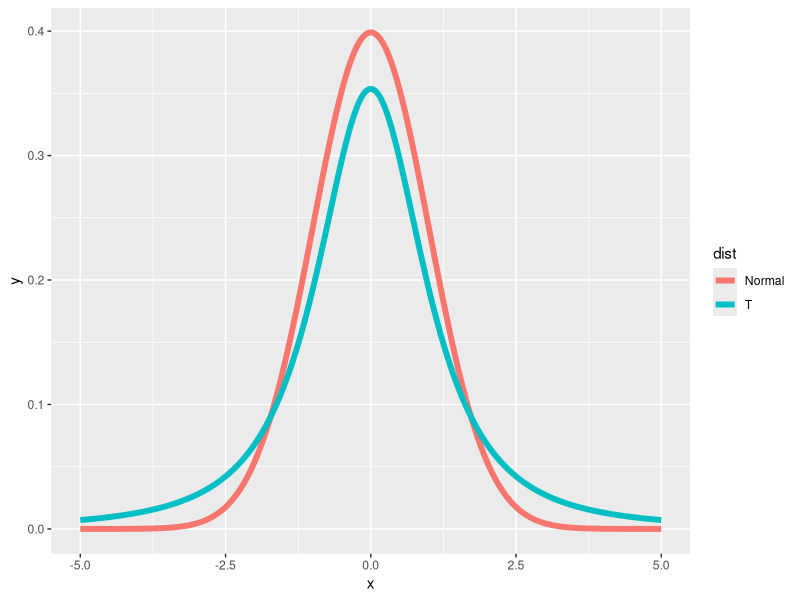
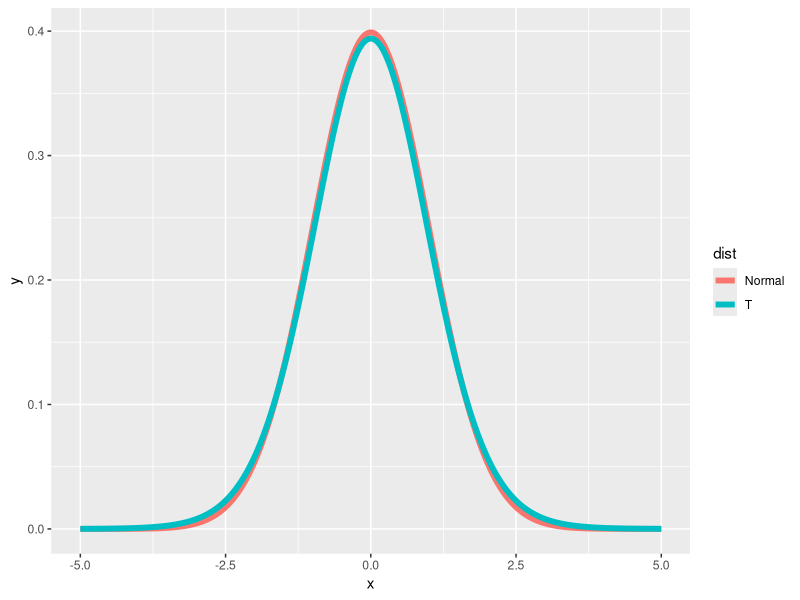
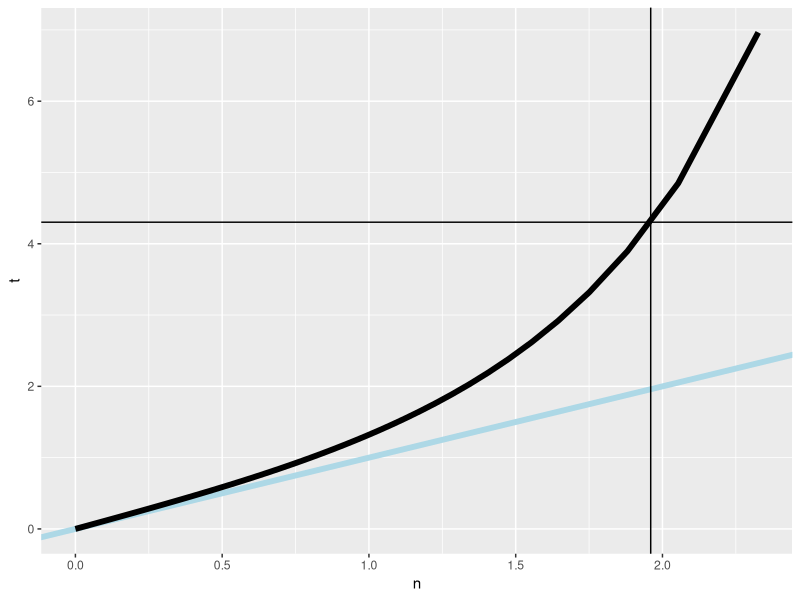
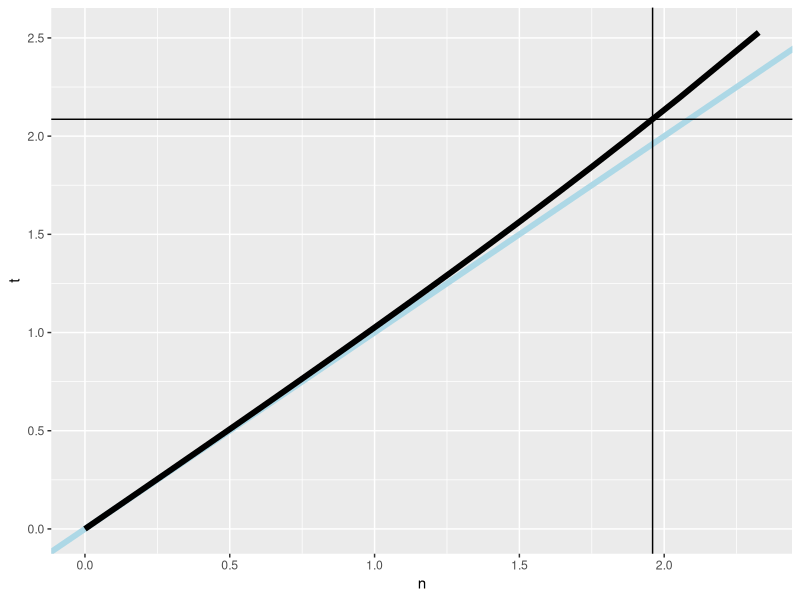
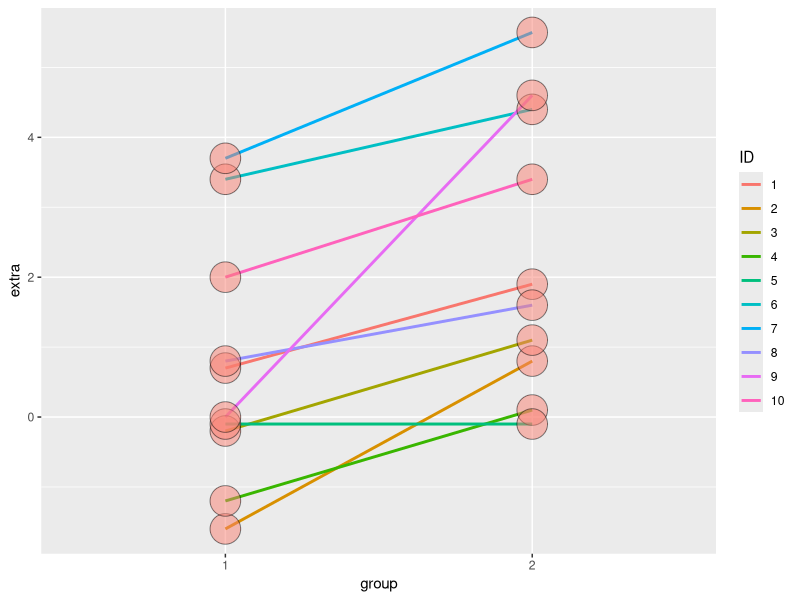

These charts were generated, in order, by the following R code: (Note: this script raises an error after producing the figures.)
## ---- chunk 1
knitr::opts_chunk$set(warning = FALSE, message = FALSE, echo = TRUE)
## ---- chunk 2
library(ggplot2)
data(sleep)
g1 <- sleep$extra[1 : 10]
g2 <- sleep$extra[11 : 20]
n1 <- length(g1)
n2 <- length(g2)
md <- mean(g2)-mean(g1)
mn <- mean(g2-g1)
## ---- chunk 3
k <- 1000
xvals <- seq(-5, 5, length = k)
myplot <- function(df){
  d <- data.frame(y = c(dnorm(xvals), dt(xvals, df)),
                  x = xvals,
                  dist = factor(rep(c("Normal", "T"), c(k,k))))
  g <- ggplot(d, aes(x = x, y = y)) 
  g <- g + geom_line(size = 2, aes(colour = dist))
  print(g)
}
## ---- chunk 4
myplot(2)
## ---- chunk 5
myplot(20)
## ---- chunk 6
pvals <- seq(.5, .99, by = .01)
myplot2 <- function(df){
  d <- data.frame(n= qnorm(pvals),t=qt(pvals, df),
                  p = pvals)
  g <- ggplot(d, aes(x= n, y = t))
  g <- g + geom_abline(size = 2, col = "lightblue")
  g <- g + geom_line(size = 2, col = "black")
  g <- g + geom_vline(xintercept = qnorm(0.975))
  g <- g + geom_hline(yintercept = qt(0.975, df))
  print(g)
}
## ---- chunk 7
myplot2(2)
## ---- chunk 8
qt(.975, df = 2)
## ---- chunk 9
myplot2(20)
## ---- chunk 10
sleep
## ---- chunk 11
g <- ggplot(sleep, aes(x = group, y = extra, group = factor(ID)))
g <- g + geom_line(size = 1, aes(colour = ID)) + geom_point(size =10, pch = 21, fill = "salmon", alpha = .5)
print(g)
## ---- chunk 12
range(g1)
## ---- chunk 13
range(g2)
## ---- chunk 14
difference <- g2 - g1
## ---- chunk 15
mean(difference)
## ---- chunk 16
s <- sd(difference)
## ---- chunk 17
mn + c(-1,1) * qt(.975, 9) * s / sqrt(10)
## ---- chunk 18
t.test(difference)$conf.int
## ---- chunk 19
#show 4 different calls to t.test
#display as 4 long array
n <- 10
rbind(
  mn + c(-1, 1) * qt(.975, n-1) * s / sqrt(n),
  as.vector(t.test(difference)$conf.int),
  as.vector(t.test(g2, g1, paired = TRUE)$conf.int),
  as.vector(t.test(extra ~ I(relevel(group, 2)), paired = TRUE, data = sleep)$conf.int)
)
## ---- chunk 20
sp <- (7 * 15.34^2) + (20 * 18.23^2)
## ---- chunk 21
ns <- 8 + 21 - 2
## ---- chunk 22
sp <- sqrt(sp / ns)
## ---- chunk 23
132.86 - 127.44 + c(-1,1) * qt(.975, ns) * sp * sqrt(1/8+1/21)
## ---- chunk 24
sp <- sqrt((9*var(g1)+9*var(g2))/18)
## ---- chunk 25
md + c(-1,1)*qt(.975,18)*sp*sqrt(1/5)
## ---- chunk 26
t.test(g2, g1, paired = FALSE, var.equal = TRUE)$conf
## ---- chunk 27
t.test(g2, g1, paired = TRUE)$conf
## ---- chunk 28
num <- (15.34^2/8 + 18.23^2/21)^2
## ---- chunk 29
den <- 15.34^4/8^2/7 + 18.23^4/21^2/20
## ---- chunk 30
mydf <- num / den
## ---- chunk 31
132.86-127.44 +c(-1,1)*qt(.975,mydf)*sqrt(15.34^2/8 + 18.23^2/21)
